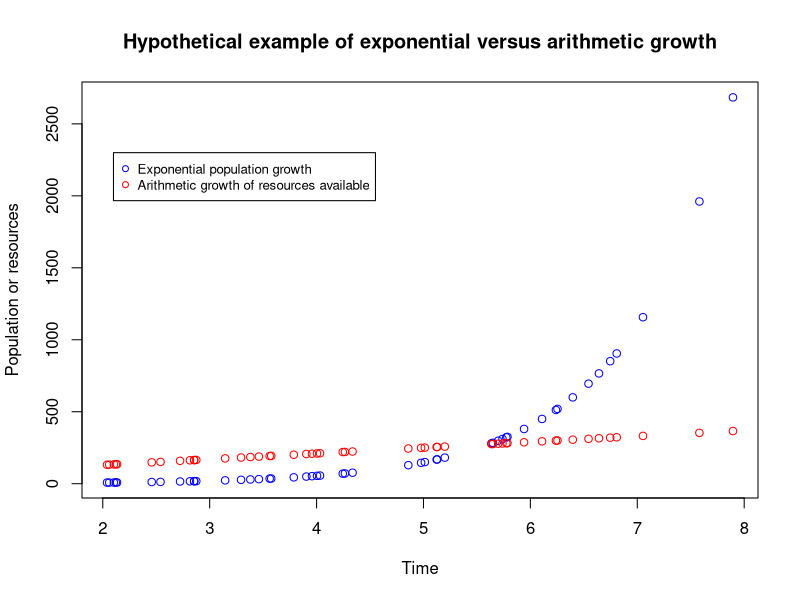
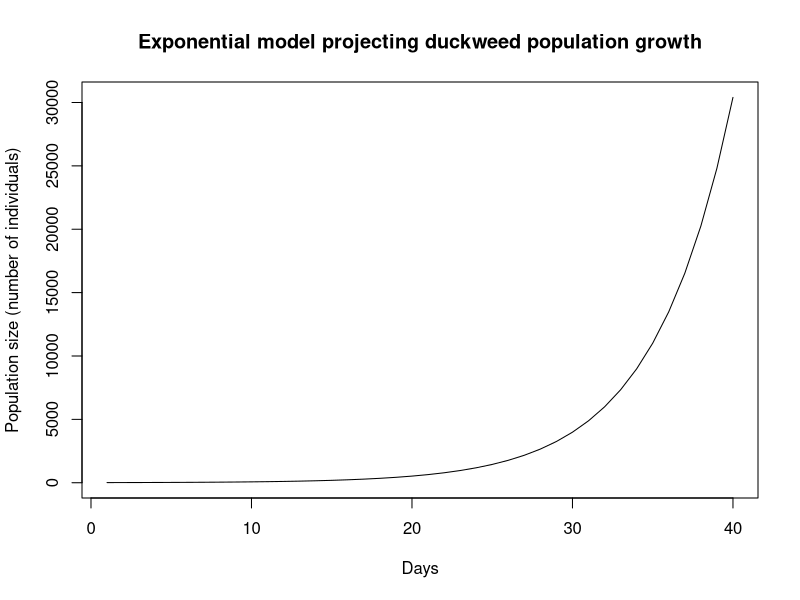
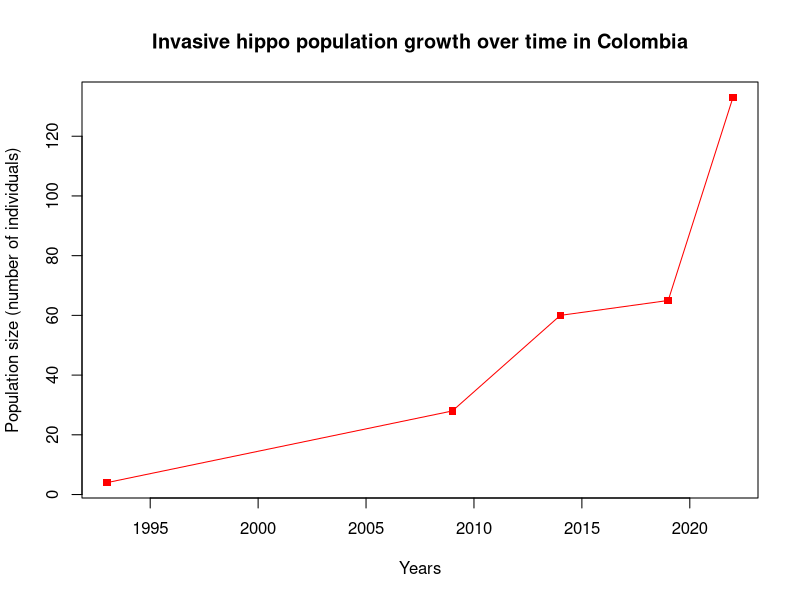
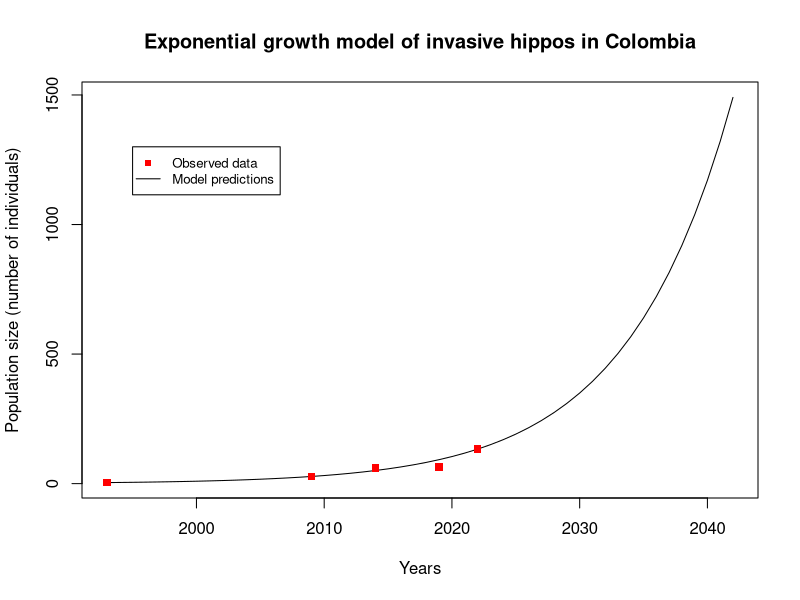

Recreate these plots in R, in order.
## ---- chunk 1
knitr::opts_chunk$set(echo = TRUE,always_allow_html = TRUE, tidy.opts=list(width.cutoff=60), tidy=TRUE)
## ---- chunk 2
# Generate random numbers from an uniform distribution (runif(n, min, max))
x <- runif(50,2,8)

# Plot hypothetical exponential and linear growth patterns
plot(x,exp(x), lty=1, col = "blue", main="Hypothetical example of exponential versus arithmetic growth", xlab="Time", 
     ylab="Population or resources")
points(x,50+(40*x),col="red")
legend(2.1, 2300, legend=c("Exponential population growth", "Arithmetic growth of resources available"),
       col=c("blue", "red"), cex=0.8, pch=c(21,1))
## ---- chunk 3
# Let's practice: considering that an initial population of 100 individuals and a net reproductive rate of 1.5, what will be the total population size in 4 generations?

Ninitial <- 1000
R0 <- 1.2

# The net reproductive rate is multiplied several times to represent each of the 3 generations:

Nfuture <- (Ninitial*R0)*R0*R0*R0
Nfuture
## ---- chunk 4
lambda=1.45

#We can calculate how much a population will change in the next time step (eg., next year):
percentage_of_change=(lambda-1)*100
percentage_of_change
## ---- chunk 5
# We take note of the population growth of a given annual plant at different time periods:
week1 <- 74
week0 <- 35

# Applying the equation above we get the $\lambda$ growth rate over the first week period:
lambda <- week1/week0
lambda
## ---- chunk 6
# Here are population numbers for a given plant species at year 2 and year 0:
year2 <- 173
year0 <- 35

# The average weekly $\lambda$ is:
lambda <- (year2/year0)^(1/2)
## ---- chunk 7
# Let's create a dataframe using the duckweed population counts we have just obtained from the picture above:
duckweed <- data.frame(day=(c(18,20,23,25,27,30)),pop_size=(c(9,12,23,45,68,103)))

# Now, let's calculate the average daily $\lambda$:
lambda <- (duckweed[6, "pop_size"]/duckweed[1, "pop_size"])^(1/(duckweed[6, "day"]-duckweed[1, "day"]))
## ---- chunk 8
# And the r
r<-log(lambda)
## ---- chunk 9
# And here we simulate the growth of duckweeds over a 40-day period
N0 <- duckweed$pop_size[1]; t <- 1:40
cont.mat <- sapply(r, function(ri) N0 * exp(ri * t))
matplot(t, cont.mat, type = "l", col = 1, 
        main="Exponential model projecting duckweed population growth", 
     xlab="Days", ylab="Population size (number of individuals)")
## ---- chunk 10
# We can use this equation to calculate the doubling time for our experimental duckweeds:
double <- 0.69/r
## ---- chunk 11
# First, let's create a data frame containing dates and respective population counts as in Shurin (2020). We added additional records obtained from news outlets:
hippo <- data.frame(year=c(1993, 2009, 2014, 2019, 2022),pop_size=(c(4, 28, 60, 65, 133)))

# source for 2014: Kremer (2014)
# source for 2009: Romero (2009)
# source for 2022: Varona (2022)

plot(hippo$year, hippo$pop_size, type="o", pch=15, col="red", 
     main="Invasive hippo population growth over time in Colombia", 
     xlab="Years", ylab="Population size (number of individuals)")
## ---- chunk 12
# Now, let's calculate the average yearly $\lambda$:
lambda <- (hippo[5, "pop_size"]/hippo[1, "pop_size"])^(1/(hippo[5, "year"]-hippo[1, "year"]))
## ---- chunk 13
# By taking the natural logarithm, we convert $\lambda$ to r
r<-log(lambda)
## ---- chunk 14
# To predict population sizes, we first set our initial population size
initial<-hippo$pop_size[1]

# And we create an empty vector in which we will later include population sizes for the next 50 years
pred.pop.expon<-vector("numeric", 50)

# Our modelling starts with initially observed population sizes
pred.pop.expon[1]<-initial

# And we add a function to calculate population sizes according to our previously estimated growth rates
for(i in 2:50){
  pred.pop.expon[i]<-pred.pop.expon[i-1]*lambda
  }

# Adding a dataframe to include our predictions
hippo.model <- data.frame(year=c(1993:(1993+49)),pop_size=pred.pop.expon)

# And plotting predicitons and observed data
plot(hippo.model$year, hippo.model$pop_size,type="l",
     main="Exponential growth model of invasive hippos in Colombia", 
     xlab="Years", ylab="Population size (number of individuals)")
points(hippo$year, hippo$pop_size,pch=15,col="red")
legend(1995, 1300, legend=c("Observed data", "Model predictions"),
       col=c("red", "black"), cex=0.8, lty= c(NA,1), pch=c(15,NA))
